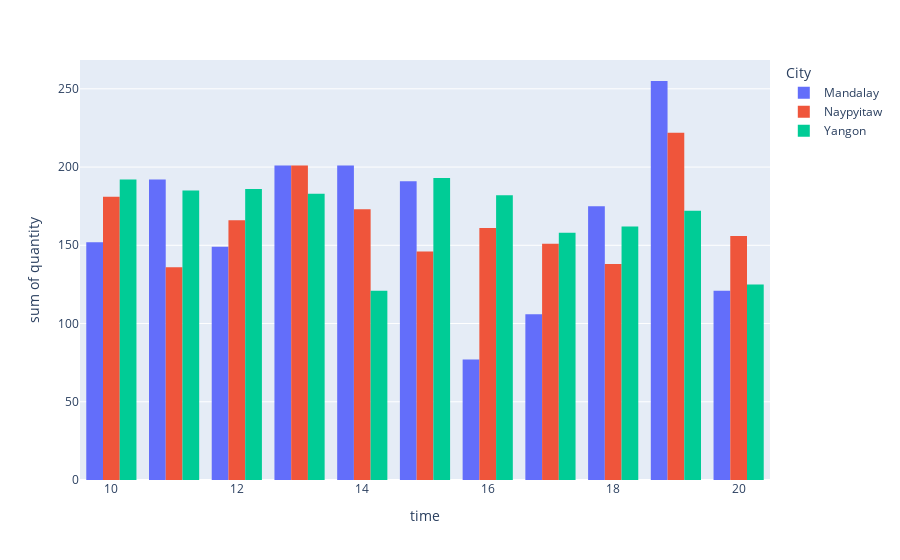

The code cell stored with this chart in its notebook:
### Code cell
#Kota paling produktif dalam penjualan

#Variabel waktu
A_time= (df[df['City']=='Naypyitaw'][['time','quantity']].groupby('time').sum())
B_time= (df[df['City']=='Yangon'][['time','quantity']].groupby('time').sum())
C_time= (df[df['City']=='Mandalay'][['time','quantity']].groupby('time').sum())
#Sampling per jumlah waktu kota
sample_A = A_time.reset_index() 
sample_B = B_time.reset_index() 
sample_C = C_time.reset_index() 
#Kuantitas penjualan setiap kota
maxA=sample_A[sample_A['quantity']==sample_A['quantity'].max()]
maxB=sample_B[sample_B['quantity'] == sample_B['quantity'].max()]
maxC=sample_C[sample_C['quantity'] == sample_C['quantity'].max()]
#Histogram
px.histogram(df.sort_values("City"), x='time', y='quantity' ,color='City', barmode='group')

### Figure 1 — Plotly figure (JSON) as saved in the notebook; plotly's stock layout.template omitted (floating-point values rounded to 4 significant figures; data arrays with more than 128 entries replaced by an {"elided": "..."} marker saying what was removed)
{"data": [{"alignmentgroup": "True", "bingroup": "x", "histfunc": "sum", "hovertemplate": "City=Mandalay<br>time=%{x}<br>sum of quantity=%{y}<extra></extra>", "legendgroup": "Mandalay", "marker": {"color": "#636efa", "pattern": {"shape": ""}}, "name": "Mandalay", "offsetgroup": "Mandalay", "orientation": "v", "showlegend": true, "type": "histogram", "x": {"elided": "332 int values"}, "xaxis": "x", "y": {"elided": "332 int values"}, "yaxis": "y"}, {"alignmentgroup": "True", "bingroup": "x", "histfunc": "sum", "hovertemplate": "City=Naypyitaw<br>time=%{x}<br>sum of quantity=%{y}<extra></extra>", "legendgroup": "Naypyitaw", "marker": {"color": "#EF553B", "pattern": {"shape": ""}}, "name": "Naypyitaw", "offsetgroup": "Naypyitaw", "orientation": "v", "showlegend": true, "type": "histogram", "x": {"elided": "328 int values"}, "xaxis": "x", "y": {"elided": "328 int values"}, "yaxis": "y"}, {"alignmentgroup": "True", "bingroup": "x", "histfunc": "sum", "hovertemplate": "City=Yangon<br>time=%{x}<br>sum of quantity=%{y}<extra></extra>", "legendgroup": "Yangon", "marker": {"color": "#00cc96", "pattern": {"shape": ""}}, "name": "Yangon", "offsetgroup": "Yangon", "orientation": "v", "showlegend": true, "type": "histogram", "x": {"elided": "340 int values"}, "xaxis": "x", "y": {"elided": "340 int values"}, "yaxis": "y"}], "layout": {"barmode": "group", "legend": {"title": {"text": "City"}, "tracegroupgap": 0}, "margin": {"t": 60}, "xaxis": {"anchor": "y", "domain": [0, 1], "title": {"text": "time"}}, "yaxis": {"anchor": "x", "domain": [0, 1], "title": {"text": "sum of quantity"}}}}
